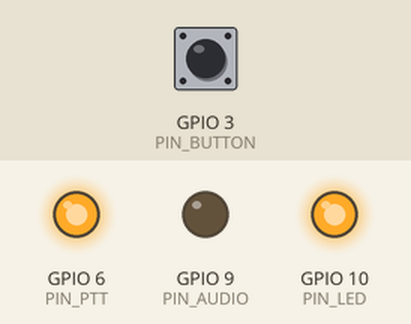
The sketch below on a simulated Seeed XIAO ESP32-C3. Shown: output pins drawn as LEDs (lit = HIGH). The test bench sets the inputs (shaded band); at power-on: GPIO 3 (PIN_BUTTON) HIGH. What the sketch prints to the serial monitor is not drawn.

Above: at 6.45 s.
At 17.55 s:
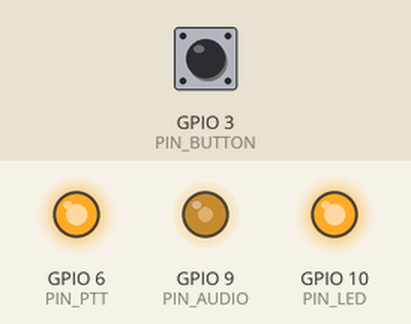
Timing chart, 0 to 19.5 s (numbered marks = the images above):
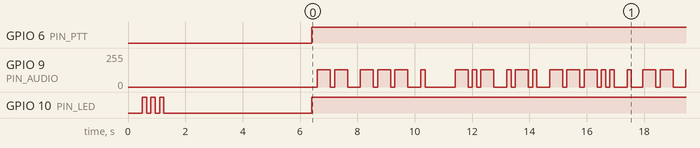

The sketch:

ardf_fox_KR8E_baofeng.ino
```cpp
/*
  ╔══════════════════════════════════════════════════════════════════╗
  ║   ARDF 2m Fox Transmitter — KR8E  (BaoFeng Fork)               ║
  ║   Hardware: Seeed XIAO ESP32C3 + BaoFeng HT (UV-5R / UV-82)    ║
  ║   Interface: K1 speaker-mic connector (2.5mm + 3.5mm dual plug) ║
  ║   Battery: 3.7V 18650 LiPo via XIAO BAT+ pad                   ║
  ║   Requires: ESP32 Arduino core v3.x (Espressif)                 ║
  ╚══════════════════════════════════════════════════════════════════╝

  OVERVIEW
  ──────────────────────────────────────────────────────────────────
  This fork replaces the DRA818V RF module with any BaoFeng HT that
  uses the standard K1 (Kenwood-style) dual-plug speaker-mic connector.
  Compatible radios include the UV-5R, UV-5RA, UV-5RE, BF-F8HP,
  UV-82, UV-82HP, and any other BaoFeng with the K1 port.

  The XIAO controls the radio via two signals:
    1. PTT  — pulls the 2.5mm sleeve to GND via an NPN transistor
    2. Audio — PWM tone through a voltage divider into the 2.5mm Ring (Mic+)

  No UART. No AT commands. No RF module on the board. The BaoFeng
  handles all RF, frequency selection, and power output.

  K1 CONNECTOR PINOUT (BaoFeng / Kenwood standard)
  ──────────────────────────────────────────────────────────────────
  3.5mm TRS plug:
    Tip    = Speaker +  (audio out from radio — not used)
    Ring   = RX audio   (not used)
    Sleeve = GND / PTT  <- connect to NPN collector + XIAO GND

  2.5mm TRS plug:
    Tip    = +V bias    (3-5V from radio — leave unconnected)
    Ring   = Mic +      <- audio tone input here
    Sleeve = GND / PTT  <- short to 3.5mm sleeve via NPN collector

  PTT ACTIVATION:
    NPN transistor ON -> both sleeves pulled to GND -> radio transmits.

  WIRING SUMMARY
  ──────────────────────────────────────────────────────────────────
  XIAO D6  (GPIO6)  -> 1kOhm -> NPN Base (2N3904 / BC547)
  NPN Collector     -> 2.5mm Sleeve AND 3.5mm Sleeve (tied together)
  NPN Emitter       -> XIAO GND

  XIAO D9  (GPIO9)  -> [10kOhm]--+---> 2.5mm Ring (Mic+)
                       [10kOhm to GND]

  3.5mm Sleeve      -> XIAO GND
  2.5mm Tip (+V)    -> leave unconnected (do not short to GND)

  XIAO D10 (GPIO10) -> 330Ohm -> LED -> GND  (status indicator)
  XIAO D3  (GPIO3)  -> tactile button -> GND  (test TX, pull-up enabled)
  XIAO BAT+         -> 18650 positive (protected cell)
  XIAO GND          -> 18650 negative

  IMPORTANT NOTES
  ──────────────────────────────────────────────────────────────────
  1. Set the BaoFeng to the ARDF frequency (e.g. 144.500 MHz) and
     LOW power BEFORE deploying. The XIAO cannot change the radio
     frequency — use the keypad or CHIRP.

  2. Set BaoFeng to NFM (narrow FM). VOX must be OFF.

  3. The XIAO and BaoFeng are powered INDEPENDENTLY.
     Only GND and the mic/PTT signal lines are shared.

  4. If the first element of each ID is clipped, increase PTT_LEAD_MS.

  IARU ARDF TIMING (60-second cycle)
  ──────────────────────────────────────────────────────────────────
  Fox 1 - MOE  (_._)     transmits seconds  0-60
  Fox 2 - MOI  (_.._)    transmits seconds  0-50
  Fox 3 - MOS  (_..._)   transmits seconds  0-40
  Fox 4 - MOH  (_...._)  transmits seconds  0-30
  Fox 5 - MO5  (_....._) transmits seconds  0-20
  Beacon- MO   (_-)      transmits full minute (FOX_NUMBER = 0)
*/

#include "Arduino.h"
#include "esp_sleep.h"

// ═══════════════════════════════════════════════════════════════════
//  USER CONFIGURATION
// ═══════════════════════════════════════════════════════════════════
#define FOX_NUMBER    1         // 0 = beacon MO, 1-5 = MOE/MOI/MOS/MOH/MO5
#define CALLSIGN      "KR8E"   // transmitted in CW after each fox ID
#define WPM           8        // Morse speed (6-12; 8 is IARU standard)

// Audio tone into BaoFeng mic
#define TONE_FREQ     1000     // Hz
#define TONE_RES         8     // LEDC resolution in bits
#define TONE_DUTY      128     // 50% duty cycle (out of 255 for 8-bit)

// PTT hold time before first element (ms) — allows BaoFeng to key up fully
#define PTT_LEAD_MS    200     // increase to 300-400 if first dit is clipped

// ═══════════════════════════════════════════════════════════════════
//  PIN ASSIGNMENTS (XIAO ESP32C3)
// ═══════════════════════════════════════════════════════════════════
#define PIN_PTT       6   // D6 -> 1kOhm -> NPN base -> PTT line
#define PIN_AUDIO     9   // D9 -> voltage divider -> 2.5mm Ring (Mic+)
#define PIN_LED      10   // D10 -> 330Ohm -> LED (status)
#define PIN_BUTTON    3   // D3 -> GND (test button, internal pull-up)

// ═══════════════════════════════════════════════════════════════════
//  MORSE TIMING
// ═══════════════════════════════════════════════════════════════════
#define DIT_MS       (1200 / WPM)
#define DAH_MS       (DIT_MS * 3)
#define ELEM_GAP      DIT_MS
#define CHAR_GAP     (DIT_MS * 3)
#define WORD_GAP     (DIT_MS * 7)

// Fox on-times per 60s cycle: [0]=beacon, [1]=fox1 ... [5]=fox5
const uint8_t FOX_ON_SEC[] = {60, 60, 50, 40, 30, 20};

// ═══════════════════════════════════════════════════════════════════
//  MORSE TABLE
// ═══════════════════════════════════════════════════════════════════
struct MorseChar { char c; const char* code; };
const MorseChar MORSE[] = {
  {'A',".-"},    {'B',"-..."},  {'C',"-.-."},  {'D',"-.."},
  {'E',"."},     {'F',"..-."},  {'G',"--."},   {'H',"...."},
  {'I',".."},    {'J',".---"},  {'K',"-.-"},   {'L',".-.."},
  {'M',"--"},    {'N',"-."},    {'O',"---"},   {'P',".--."},
  {'Q',"--.-"},  {'R',".-."},   {'S',"..."},   {'T',"-"},
  {'U',"..-"},   {'V',"...-"},  {'W',".--"},   {'X',"-..-"},
  {'Y',"-.--"},  {'Z',"--.."},
  {'0',"-----"}, {'1',".----"}, {'2',"..---"}, {'3',"...--"},
  {'4',"....-"}, {'5',"....."},  {'6',"-...."},{'7',"--..."},
  {'8',"---.."}, {'9',"----."},
  {'/', "-..-."},{'?', "..--.."},
  {0, 0}
};

// ═══════════════════════════════════════════════════════════════════
//  GLOBALS
// ═══════════════════════════════════════════════════════════════════
uint32_t cycle_count = 0;

// ═══════════════════════════════════════════════════════════════════
//  FORWARD DECLARATIONS
// ═══════════════════════════════════════════════════════════════════
void ardf_cycle();
void send_fox_id(uint8_t fox);
void send_string(const String& s);
void send_char(char c);
void send_dit();
void send_dah();
void ptt(bool tx);

// ═══════════════════════════════════════════════════════════════════
//  SETUP
// ═══════════════════════════════════════════════════════════════════
void setup() {
  Serial.begin(115200);
  delay(500);
  Serial.println(F("\n[ARDF Fox BaoFeng] KR8E booting..."));

  pinMode(PIN_PTT,    OUTPUT); digitalWrite(PIN_PTT, LOW);  // NPN off = PTT idle
  pinMode(PIN_LED,    OUTPUT); digitalWrite(PIN_LED, LOW);
  pinMode(PIN_BUTTON, INPUT_PULLUP);

  // ── LEDC audio (ESP32 Arduino core v3.x API) ──────────────────
  // v3.x combines ledcSetup + ledcAttachPin into a single ledcAttach call.
  // Reference the pin directly in ledcWrite — no channel number needed.
  ledcAttach(PIN_AUDIO, TONE_FREQ, TONE_RES);
  ledcWrite(PIN_AUDIO, 0);  // silent until keyed

  // Startup blink — 3 flashes confirm boot
  for (int i = 0; i < 3; i++) {
    digitalWrite(PIN_LED, HIGH); delay(150);
    digitalWrite(PIN_LED, LOW);  delay(150);
  }

  Serial.printf("[ARDF Fox BaoFeng] Fox %d  %d WPM  Callsign %s\n",
                FOX_NUMBER, WPM, CALLSIGN);
  Serial.println(F("[ARDF Fox BaoFeng] *** Set BaoFeng freq, LOW power, VOX=OFF ***"));
  Serial.println(F("[ARDF Fox BaoFeng] Starting in 5 seconds..."));
  delay(5000);
}

// ═══════════════════════════════════════════════════════════════════
//  MAIN LOOP
// ═══════════════════════════════════════════════════════════════════
void loop() {
  // Test button: press to force one complete ID immediately
  if (digitalRead(PIN_BUTTON) == LOW) {
    Serial.println(F("[TEST] Forcing one ID now"));
    ptt(true);
    send_fox_id((uint8_t)constrain(FOX_NUMBER, 0, 5));
    ptt(false);
    delay(500);  // debounce
    return;
  }

  ardf_cycle();
  cycle_count++;
}

// ═══════════════════════════════════════════════════════════════════
//  ARDF 60-SECOND CYCLE
// ═══════════════════════════════════════════════════════════════════
void ardf_cycle() {
  uint8_t  fox         = (uint8_t)constrain(FOX_NUMBER, 0, 5);
  uint32_t on_ms       = (uint32_t)FOX_ON_SEC[fox] * 1000UL;
  uint32_t cycle_start = millis();

  Serial.printf("[Cycle %lu] TX on for %us / 60s\n", cycle_count, FOX_ON_SEC[fox]);

  digitalWrite(PIN_LED, HIGH);
  ptt(true);

  uint32_t tx_start = millis();
  while ((millis() - tx_start) < on_ms) {
    send_fox_id(fox);
    // Brief gap between ID repeats — PTT stays held, tone goes silent
    ledcWrite(PIN_AUDIO, 0);
    delay(400);
  }

  ptt(false);
  digitalWrite(PIN_LED, LOW);

  // Light-sleep for remainder of 60s cycle to save battery
  uint32_t elapsed  = millis() - cycle_start;
  uint32_t sleep_ms = (elapsed < 60000UL) ? (60000UL - elapsed) : 0;
  if (sleep_ms > 0) {
    Serial.printf("[Cycle %lu] Sleeping %lums\n", cycle_count, sleep_ms);
    esp_sleep_enable_timer_wakeup((uint64_t)sleep_ms * 1000ULL);  // arg in microseconds
    esp_light_sleep_start();
  }
}

// ═══════════════════════════════════════════════════════════════════
//  FOX ID  —  M O [dits]  callsign
//  Fox 0 (beacon): MO followed by a dah
//  Fox 1-5:        MO followed by N dits
// ═══════════════════════════════════════════════════════════════════
void send_fox_id(uint8_t fox) {
  send_char('M'); delay(CHAR_GAP);
  send_char('O'); delay(CHAR_GAP);

  if (fox == 0) {
    send_dah();
  } else {
    for (uint8_t i = 0; i < fox; i++) {
      send_dit();
      if (i < fox - 1) delay(ELEM_GAP);
    }
  }

  delay(WORD_GAP);
  send_string(String(CALLSIGN));
}

// ═══════════════════════════════════════════════════════════════════
//  MORSE PRIMITIVES
// ═══════════════════════════════════════════════════════════════════
void send_dit() {
  ledcWrite(PIN_AUDIO, TONE_DUTY);
  delay(DIT_MS);
  ledcWrite(PIN_AUDIO, 0);
}

void send_dah() {
  ledcWrite(PIN_AUDIO, TONE_DUTY);
  delay(DAH_MS);
  ledcWrite(PIN_AUDIO, 0);
}

void send_char(char c) {
  c = toupper(c);
  if (c == ' ') { delay(WORD_GAP); return; }
  for (const MorseChar* m = MORSE; m->c; m++) {
    if (m->c == c) {
      for (const char* p = m->code; *p; p++) {
        if (*p == '.') send_dit(); else send_dah();
        if (*(p + 1)) delay(ELEM_GAP);
      }
      return;
    }
  }
}

void send_string(const String& s) {
  for (size_t i = 0; i < s.length(); i++) {
    send_char(s[i]);
    if (i < s.length() - 1) delay(CHAR_GAP);
  }
}

// ═══════════════════════════════════════════════════════════════════
//  PTT  via NPN transistor
//
//  ptt(true)  -> GPIO6 HIGH -> transistor ON  -> both sleeves = GND -> TX
//  ptt(false) -> GPIO6 LOW  -> transistor OFF -> PTT released       -> RX
// ═══════════════════════════════════════════════════════════════════
void ptt(bool tx) {
  if (tx) {
    ledcWrite(PIN_AUDIO, 0);      // ensure tone silent before keying
    digitalWrite(PIN_PTT, HIGH);  // transistor ON
    delay(PTT_LEAD_MS);           // wait for BaoFeng to fully key up
  } else {
    ledcWrite(PIN_AUDIO, 0);      // silence tone first
    delay(30);                    // let last sample drain
    digitalWrite(PIN_PTT, LOW);   // transistor OFF -> RX
    delay(50);
  }
}
```

Measured:
- by itself, GPIO 6 (PIN_PTT): LOW → HIGH at 6.4 s
- by itself, GPIO 9 (PIN_AUDIO): moves between 0/255 and 128/255, repeating every 11.4 s
- by itself, GPIO 10 (PIN_LED): goes LOW 0.15 s, HIGH 0.15 s, LOW 0.15 s, HIGH 0.15 s, LOW 5.2 s, then HIGH
